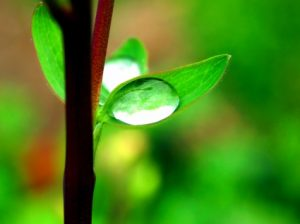
#> input picture Pictures/leave.jpg, 300 x 224 px, found by its file name
$ python pixel2.py
#> lines starting #> are read from the running program, lines starting #| are printed output that depends on the picture
# Importing Image from PIL package
from PIL import Image

# creating a image object
im = Image.open(r"/workspace/Experiments/Pictures/leave.jpg")
#> im is the input picture: PIL image 300x224 RGB; mean R, G, B 73.8, 131.7, 24.4
px = im.load()

# Max = 300
xBound = 300

#Max = 224
yBound = 224

img = Image.new('RGB', (xBound, yBound))
#> img: PIL image 300x224 RGB; every value is 0

color = [255, 254, 254]
colorname = "white"

threashold = 50
needColor = True

def findSum(num, bound):
    if num == 255:
        return 255
    else:
        return num + bound

def findDif(num, bound):
    if num == 0:
        return 0
    else:
        return num - bound

def returnGreat(a, b, c):
    if a >= b:
        if a >= c:
            return a
    if b >= c:
        if b >= a:
            return b
    if c >= a:
        if c >= b:
            return c

def returnLow(a, b, c):
    if a <= b:
        if a <= c:
            return a
    if b <= c:
        if b <= a:
            return b
    if c <= a:
        if c <= b:
            return c

def returnGreatString(a, b, c):
    if a == b == c:
        return "all"
    if a >= b:
        if a >= c:
            return 'r'
    if b >= c:
        if b >= a:
            return 'g'
    if c >= a:
        if c >= b:
            return 'b'

def difGreat(great, low, threashDif):
    if (great - low) <= threashDif:
        return True
    else:
        return False

def determineMax(inputVal, inputCol):
    r = "r"
    g = "g"
    b = "b"
    both = "all"
    if inputVal == inputCol:
        return True
    elif inputCol == "all":
        return True
    else:
        return False


def inBounds(rVal, gVal, bVal, threashold, color, colorMax):
    rLBound = color[0]-threashold
    rUBound = color[0]+threashold
    gLBound = color[1]-threashold
    gUBound = color[1]+threashold
    bLBound = color[2]-threashold
    bUBound = color[2]+threashold
    pxGreatString = returnGreatString(rVal, gVal, bVal)
    pxGreat = returnGreat(rVal, gVal, bVal)
    pxLow = returnLow(rVal, gVal, bVal)
    if (rLBound <= rVal <= rUBound) and (gLBound <= gVal <= gUBound) and (bLBound <= bVal <= bUBound):
        return True
    else:
        return False

colorMax = returnGreatString(color[0], color[1], color[2])
colorMaxVal = returnGreat(color[0], color[1], color[2])
colorMinVal = returnLow(color[0], color[1], color[2])
colorMaxMinDif = difGreat(colorMaxVal, colorMinVal, colorMaxVal - colorMinVal)

for x in range(xBound):
    for y in range(yBound):
        needColor = True
        while needColor:
            r = px[x,y][0]
            g = px[x,y][1]
            b = px[x,y][2]
            if inBounds(r, g, b, threashold, color, colorMax):
                needColor = False
                print("Found", colorname, "color at coords:", x, ",", y)
                img.putpixel((x, y), (r, g, b))
            else:
                contrast = 50
                f = (returnGreat(r, g, b)-contrast)
                img.putpixel((x, y), (f, f, f))
                needColor = False
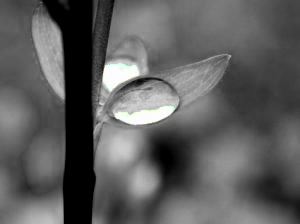
#> img: PIL image 300x224 RGB; mean R, G, B 93, 93.1, 93
img.save("newImg.jpg")
print("Image Saved!")
